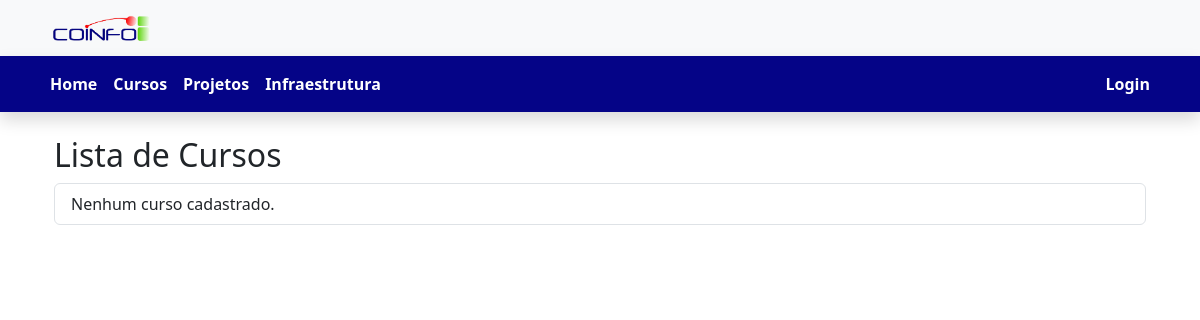
The app's page /cursos/, older data.
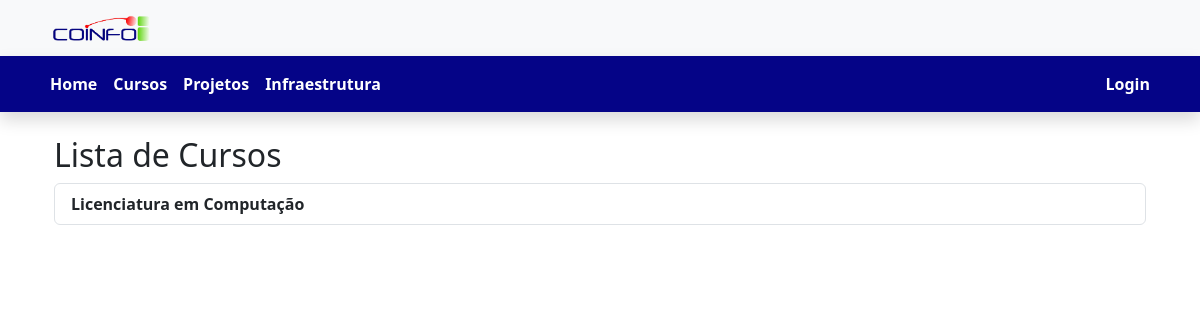
The same page, newer data.
### sistema/models.py (models this page shows, shortened)
class Curso(models.Model):
    nome = models.CharField(max_length=100)
    modalidade = models.CharField(max_length=50, default="Superior")
    link_atas_nde = models.URLField(blank=True, null=True)

### sistema/views.py (the view)
# urls.py: path('cursos/', views.cursos_list, name='listar_cursos'),
def cursos_list(request):
    cursos = Curso.objects.all()
    return render(request, 'cursos/lista.html', {'cursos': cursos})

### sistema/templates/cursos/lista.html (shortened to what this page needs)
{% extends "base.html" %}
{% block content %}
<div class="container mt-4">
    <h2>Lista de Cursos</h2>
    <ul class="list-group">
        {% for curso in cursos %}
            <li class="list-group-item">
                <strong>{{ curso.nome }}</strong>
            </li>
        {% empty %}
            <li class="list-group-item">Nenhum curso cadastrado.</li>
        {% endfor %}
    </ul>
</div>
{% endblock %}

### sistema/templates/base.html (shortened to what this page needs)
{% load static %}
<!DOCTYPE html>
<html lang="pt-br">
<head>
    <link rel="stylesheet" href="{% static 'css/bootstrap.min.css' %}">
    <link rel="stylesheet" href="{% static 'css/style.css' %}">
</head>
<body>
    <header class="bg-light">
        <div class="container d-flex justify-content-between align-items-center py-2">
            <div class="d-flex align-items-center">
                <a href="{% url 'home' %}">
                    <img src="{% static 'assets/coinfo_png.png' %}" alt="Logo COINFO" width="120">
                </a>
            </div>
        </div>
        <nav class="navbar navbar-expand-lg custom-navbar fw-semibold shadow">
            <div class="container">
                <div class="collapse navbar-collapse" id="navbarNav">
                    <ul class="navbar-nav me-auto">
                        <li class="nav-item">
                            <a class="nav-link text-white" href="{% url 'home' %}">Home</a>
                        </li>
                        <li class="nav-item">
                            <a class="nav-link text-white" href="{% url 'listar_cursos' %}">Cursos</a>
                        </li>
                        <li class="nav-item">
                            <a class="nav-link text-white" href="{% url 'listar_projetos' %}">Projetos</a>
                        </li>
                        <li class="nav-item">
                            <a class="nav-link text-white" href="{% url 'listar_infraestrutura' %}">Infraestrutura</a>
                        </li>
                    </ul>
                    <ul class="navbar-nav">
                        {% if user.is_authenticated %}
                        <li class="nav-item">
                            <form method="post" action="{% url 'logout' %}">
                                {% csrf_token %}
                                <button type="submit" class="btn btn-danger text-white">Logout</button>
                            </form>
                        </li>
                        {% else %}
                        <li class="nav-item">
                            <a class="nav-link btn btn-light text-primary" href="{% url 'login' %}">Login</a>
                        </li>
                        {% endif %}
                    </ul>
                </div>
            </div>
        </nav>
    </header>
    <div class="container mt-4">
        {% block content %}{% endblock %}
    </div>
</body>
</html>

### static/css/style.css (style rules this page uses)
* { margin: 0; padding: 0; box-sizing: border-box; }
.custom-navbar { background-color: #050487 !important; }
.custom-navbar .nav-link { color: white !important; }

Row changes from the older to the newer data that the page shows:
added Curso: nome "Licenciatura em Computação"
Text that changed along with them:
text no longer shown: "Nenhum curso cadastrado."
